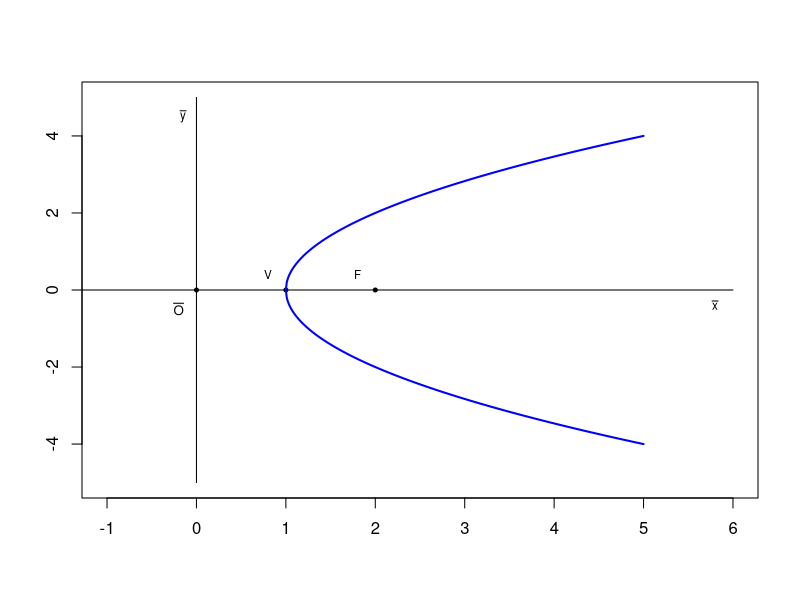

This figure's R source:
#parable
x <- seq(1,5,0.01)
y_A <- sqrt(4*(x-1))
y_B <- -sqrt(4*(x-1))
xex <- 0
yex <- seq(-6,6,0.01)
xey <- seq(-5,5,0.01)
yey <- 0

dfex <- data.frame(xex,yex)
dfey <- data.frame(xey,yey)
df_A <- data.frame(x,y_A)
df_B <- data.frame(x,y_B)

x_c <- c(0,1,2)
y_c <- c(0,0,0)
df_c <- data.frame(x_c,y_c)
plot(df_c$x_c, df_c$y_c, pch = 20, xlim = c(-1,6), ylim = c(-5,5), xlab = "", ylab = "",cex = 0.8, col = "black", axes =TRUE)
lines(dfex$yex,dfex$xex,  lwd = 1)
lines(dfey$yey,dfey$xey, lwd = 1 )
lines(df_A$x,df_A$y_A, lwd = 2, col = "blue")
lines(df_B$x,df_B$y_B, lwd = 2, col = "blue")
text(-0.2,-0.5, expression(bar(O)),  col = "black", cex = 0.8)
text(5.8,-0.4, expression(bar(x)),  col = "black", cex = 0.7)
text(-0.15,4.5, expression(bar(y)),  col = "black", cex = 0.7)
text(0.8,0.4, "V",  col = "black", cex = 0.7)
text(1.8,0.4, "F",  col = "black", cex = 0.7)